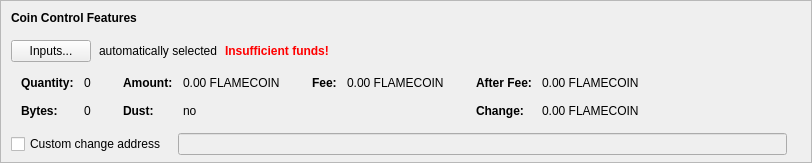
    <widget class="QFrame" name="frameCoinControl">
     <property name="sizePolicy">
      <sizepolicy hsizetype="Expanding" vsizetype="Expanding">
       <horstretch>0</horstretch>
       <verstretch>0</verstretch>
      </sizepolicy>
     </property>
     <property name="maximumSize">
      <size>
       <width>16777215</width>
       <height>16777215</height>
      </size>
     </property>
     <property name="frameShape">
      <enum>QFrame::StyledPanel</enum>
     </property>
     <property name="frameShadow">
      <enum>QFrame::Sunken</enum>
     </property>
     <layout class="QVBoxLayout" name="verticalLayoutCoinControl2">
      <property name="spacing">
       <number>0</number>
      </property>
      <property name="leftMargin">
       <number>0</number>
      </property>
      <property name="topMargin">
       <number>0</number>
      </property>
      <property name="rightMargin">
       <number>0</number>
      </property>
      <property name="bottomMargin">
       <number>6</number>
      </property>
      <item>
       <layout class="QVBoxLayout" name="verticalLayoutCoinControl" stretch="0,0,0,0,1">
        <property name="spacing">
         <number>0</number>
        </property>
        <property name="leftMargin">
         <number>10</number>
        </property>
        <property name="topMargin">
         <number>10</number>
        </property>
        <item>
         <layout class="QHBoxLayout" name="horizontalLayoutCoinControl1">
          <property name="bottomMargin">
           <number>15</number>
          </property>
          <item>
           <widget class="QLabel" name="labelCoinControlFeatures">
            <property name="sizePolicy">
             <sizepolicy hsizetype="Preferred" vsizetype="Maximum">
              <horstretch>0</horstretch>
              <verstretch>0</verstretch>
             </sizepolicy>
            </property>
            <property name="font">
             <font>
              <weight>75</weight>
              <bold>true</bold>
             </font>
            </property>
            <property name="styleSheet">
             <string notr="true">font-weight:bold;</string>
            </property>
            <property name="text">
             <string>Coin Control Features</string>
            </property>
           </widget>
          </item>
         </layout>
        </item>
        <item>
         <layout class="QHBoxLayout" name="horizontalLayoutCoinControl2" stretch="0,0,0,0">
          <property name="spacing">
           <number>8</number>
          </property>
          <property name="bottomMargin">
           <number>10</number>
          </property>
          <item>
           <widget class="QPushButton" name="pushButtonCoinControl">
            <property name="styleSheet">
             <string notr="true"/>
            </property>
            <property name="text">
             <string>Inputs...</string>
            </property>
            <property name="autoDefault">
             <bool>false</bool>
            </property>
           </widget>
          </item>
          <item>
           <widget class="QLabel" name="labelCoinControlAutomaticallySelected">
            <property name="text">
             <string>automatically selected</string>
            </property>
            <property name="margin">
             <number>5</number>
            </property>
           </widget>
          </item>
          <item>
           <widget class="QLabel" name="labelCoinControlInsuffFunds">
            <property name="font">
             <font>
              <weight>75</weight>
              <bold>true</bold>
             </font>
            </property>
            <property name="styleSheet">
             <string notr="true">color:red;font-weight:bold;</string>
            </property>
            <property name="text">
             <string>Insufficient funds!</string>
            </property>
            <property name="margin">
             <number>5</number>
            </property>
           </widget>
          </item>
          <item>
           <spacer name="horizontalSpacerCoinControl">
            <property name="orientation">
             <enum>Qt::Horizontal</enum>
            </property>
            <property name="sizeHint" stdset="0">
             <size>
              <width>40</width>
              <height>1</height>
             </size>
            </property>
           </spacer>
          </item>
         </layout>
        </item>
        <item>
         <widget class="QWidget" name="widgetCoinControl" native="true">
          <property name="sizePolicy">
           <sizepolicy hsizetype="Preferred" vsizetype="Preferred">
            <horstretch>0</horstretch>
            <verstretch>0</verstretch>
           </sizepolicy>
          </property>
          <property name="minimumSize">
           <size>
            <width>0</width>
            <height>0</height>
           </size>
          </property>
          <property name="styleSheet">
           <string notr="true"/>
          </property>
          <layout class="QHBoxLayout" name="horizontalLayoutCoinControl5">
           <property name="leftMargin">
            <number>0</number>
           </property>
           <property name="topMargin">
            <number>0</number>
           </property>
           <property name="rightMargin">
            <number>0</number>
           </property>
           <property name="bottomMargin">
            <number>0</number>
           </property>
           <item>
            <layout class="QHBoxLayout" name="horizontalLayoutCoinControl3" stretch="0,0,0,1">
             <property name="spacing">
              <number>20</number>
             </property>
             <property name="topMargin">
              <number>0</number>
             </property>
             <property name="bottomMargin">
              <number>10</number>
             </property>
             <item>
              <layout class="QFormLayout" name="formLayoutCoinControl1">
               <property name="horizontalSpacing">
                <number>10</number>
               </property>
               <property name="verticalSpacing">
                <number>14</number>
               </property>
               <property name="leftMargin">
                <number>10</number>
               </property>
               <property name="topMargin">
                <number>4</number>
               </property>
               <property name="rightMargin">
                <number>6</number>
               </property>
               <item row="0" column="0">
                <widget class="QLabel" name="labelCoinControlQuantityText">
                 <property name="font">
                  <font>
                   <weight>75</weight>
                   <bold>true</bold>
                  </font>
                 </property>
                 <property name="text">
                  <string>Quantity:</string>
                 </property>
                 <property name="margin">
                  <number>0</number>
                 </property>
                </widget>
               </item>
               <item row="0" column="1">
                <widget class="QLabel" name="labelCoinControlQuantity">
                 <property name="cursor">
                  <cursorShape>IBeamCursor</cursorShape>
                 </property>
                 <property name="contextMenuPolicy">
                  <enum>Qt::ActionsContextMenu</enum>
                 </property>
                 <property name="text">
                  <string notr="true">0</string>
                 </property>
                 <property name="margin">
                  <number>0</number>
                 </property>
                 <property name="textInteractionFlags">
                  <set>Qt::LinksAccessibleByMouse|Qt::TextSelectableByKeyboard|Qt::TextSelectableByMouse</set>
                 </property>
                </widget>
               </item>
               <item row="1" column="0">
                <widget class="QLabel" name="labelCoinControlBytesText">
                 <property name="font">
                  <font>
                   <weight>75</weight>
                   <bold>true</bold>
                  </font>
                 </property>
                 <property name="text">
                  <string>Bytes:</string>
                 </property>
                </widget>
               </item>
               <item row="1" column="1">
                <widget class="QLabel" name="labelCoinControlBytes">
                 <property name="cursor">
                  <cursorShape>IBeamCursor</cursorShape>
                 </property>
                 <property name="contextMenuPolicy">
                  <enum>Qt::ActionsContextMenu</enum>
                 </property>
                 <property name="text">
                  <string notr="true">0</string>
                 </property>
                 <property name="textInteractionFlags">
                  <set>Qt::LinksAccessibleByMouse|Qt::TextSelectableByKeyboard|Qt::TextSelectableByMouse</set>
                 </property>
                </widget>
               </item>
              </layout>
             </item>
             <item>
              <layout class="QFormLayout" name="formLayoutCoinControl2">
               <property name="horizontalSpacing">
                <number>10</number>
               </property>
               <property name="verticalSpacing">
                <number>14</number>
               </property>
               <property name="leftMargin">
                <number>6</number>
               </property>
               <property name="topMargin">
                <number>4</number>
               </property>
               <property name="rightMargin">
                <number>6</number>
               </property>
               <item row="0" column="0">
                <widget class="QLabel" name="labelCoinControlAmountText">
                 <property name="font">
                  <font>
                   <weight>75</weight>
                   <bold>true</bold>
                  </font>
                 </property>
                 <property name="text">
                  <string>Amount:</string>
                 </property>
                 <property name="margin">
                  <number>0</number>
                 </property>
                </widget>
               </item>
               <item row="0" column="1">
                <widget class="QLabel" name="labelCoinControlAmount">
                 <property name="cursor">
                  <cursorShape>IBeamCursor</cursorShape>
                 </property>
                 <property name="contextMenuPolicy">
                  <enum>Qt::ActionsContextMenu</enum>
                 </property>
                 <property name="text">
                  <string notr="true">0.00 FLAMECOIN</string>
                 </property>
                 <property name="textInteractionFlags">
                  <set>Qt::LinksAccessibleByMouse|Qt::TextSelectableByKeyboard|Qt::TextSelectableByMouse</set>
                 </property>
                </widget>
               </item>
               <item row="1" column="0">
                <widget class="QLabel" name="labelCoinControlLowOutputText">
                 <property name="font">
                  <font>
                   <weight>75</weight>
                   <bold>true</bold>
                  </font>
                 </property>
                 <property name="text">
                  <string>Dust:</string>
                 </property>
                </widget>
               </item>
               <item row="1" column="1">
                <widget class="QLabel" name="labelCoinControlLowOutput">
                 <property name="cursor">
                  <cursorShape>IBeamCursor</cursorShape>
                 </property>
                 <property name="contextMenuPolicy">
                  <enum>Qt::ActionsContextMenu</enum>
                 </property>
                 <property name="text">
                  <string notr="true">no</string>
                 </property>
                 <property name="textInteractionFlags">
                  <set>Qt::LinksAccessibleByMouse|Qt::TextSelectableByKeyboard|Qt::TextSelectableByMouse</set>
                 </property>
                </widget>
               </item>
              </layout>
             </item>
             <item>
              <layout class="QFormLayout" name="formLayoutCoinControl3">
               <property name="horizontalSpacing">
                <number>10</number>
               </property>
               <property name="verticalSpacing">
                <number>14</number>
               </property>
               <property name="leftMargin">
                <number>6</number>
               </property>
               <property name="topMargin">
                <number>4</number>
               </property>
               <property name="rightMargin">
                <number>6</number>
               </property>
               <item row="0" column="0">
                <widget class="QLabel" name="labelCoinControlFeeText">
                 <property name="font">
                  <font>
                   <weight>75</weight>
                   <bold>true</bold>
                  </font>
                 </property>
                 <property name="text">
                  <string>Fee:</string>
                 </property>
                 <property name="margin">
                  <number>0</number>
                 </property>
                </widget>
               </item>
               <item row="0" column="1">
                <widget class="QLabel" name="labelCoinControlFee">
                 <property name="cursor">
                  <cursorShape>IBeamCursor</cursorShape>
                 </property>
                 <property name="contextMenuPolicy">
                  <enum>Qt::ActionsContextMenu</enum>
                 </property>
                 <property name="text">
                  <string notr="true">0.00 FLAMECOIN</string>
                 </property>
                 <property name="textInteractionFlags">
                  <set>Qt::LinksAccessibleByMouse|Qt::TextSelectableByKeyboard|Qt::TextSelectableByMouse</set>
                 </property>
                </widget>
               </item>
              </layout>
             </item>
             <item>
              <layout class="QFormLayout" name="formLayoutCoinControl4">
               <property name="horizontalSpacing">
                <number>10</number>
               </property>
               <property name="verticalSpacing">
                <number>14</number>
               </property>
               <property name="leftMargin">
                <number>6</number>
               </property>
               <property name="topMargin">
                <number>4</number>
               </property>
               <property name="rightMargin">
                <number>6</number>
               </property>
               <item row="0" column="0">
                <widget class="QLabel" name="labelCoinControlAfterFeeText">
                 <property name="font">
                  <font>
                   <weight>75</weight>
                   <bold>true</bold>
                  </font>
                 </property>
                 <property name="text">
                  <string>After Fee:</string>
                 </property>
                 <property name="margin">
                  <number>0</number>
                 </property>
                </widget>
               </item>
               <item row="0" column="1">
                <widget class="QLabel" name="labelCoinControlAfterFee">
                 <property name="cursor">
                  <cursorShape>IBeamCursor</cursorShape>
                 </property>
                 <property name="contextMenuPolicy">
                  <enum>Qt::ActionsContextMenu</enum>
                 </property>
                 <property name="text">
                  <string notr="true">0.00 FLAMECOIN</string>
                 </property>
                 <property name="textInteractionFlags">
                  <set>Qt::LinksAccessibleByMouse|Qt::TextSelectableByKeyboard|Qt::TextSelectableByMouse</set>
                 </property>
                </widget>
               </item>
               <item row="1" column="0">
                <widget class="QLabel" name="labelCoinControlChangeText">
                 <property name="font">
                  <font>
                   <weight>75</weight>
                   <bold>true</bold>
                  </font>
                 </property>
                 <property name="text">
                  <string>Change:</string>
                 </property>
                </widget>
               </item>
               <item row="1" column="1">
                <widget class="QLabel" name="labelCoinControlChange">
                 <property name="cursor">
                  <cursorShape>IBeamCursor</cursorShape>
                 </property>
                 <property name="contextMenuPolicy">
                  <enum>Qt::ActionsContextMenu</enum>
                 </property>
                 <property name="text">
                  <string notr="true">0.00 FLAMECOIN</string>
                 </property>
                 <property name="textInteractionFlags">
                  <set>Qt::LinksAccessibleByMouse|Qt::TextSelectableByKeyboard|Qt::TextSelectableByMouse</set>
                 </property>
                </widget>
               </item>
              </layout>
             </item>
            </layout>
           </item>
          </layout>
         </widget>
        </item>
        <item>
         <layout class="QHBoxLayout" name="horizontalLayoutCoinControl4" stretch="0,0,0">
          <property name="spacing">
           <number>12</number>
          </property>
          <property name="sizeConstraint">
           <enum>QLayout::SetDefaultConstraint</enum>
          </property>
          <property name="topMargin">
           <number>5</number>
          </property>
          <property name="rightMargin">
           <number>5</number>
          </property>
          <item>
           <widget class="QCheckBox" name="checkBoxCoinControlChange">
            <property name="toolTip">
             <string>If this is activated, but the change address is empty or invalid, change will be sent to a newly generated address.</string>
            </property>
            <property name="text">
             <string>Custom change address</string>
            </property>
           </widget>
          </item>
          <item>
           <widget class="QValidatedLineEdit" name="lineEditCoinControlChange">
            <property name="enabled">
             <bool>false</bool>
            </property>
            <property name="sizePolicy">
             <sizepolicy hsizetype="Expanding" vsizetype="Fixed">
              <horstretch>0</horstretch>
              <verstretch>0</verstretch>
             </sizepolicy>
            </property>
           </widget>
          </item>
          <item>
           <widget class="QLabel" name="labelCoinControlChangeLabel">
            <property name="sizePolicy">
             <sizepolicy hsizetype="Preferred" vsizetype="Expanding">
              <horstretch>0</horstretch>
              <verstretch>0</verstretch>
             </sizepolicy>
            </property>
            <property name="minimumSize">
             <size>
              <width>0</width>
              <height>0</height>
             </size>
            </property>
            <property name="text">
             <string/>
            </property>
            <property name="margin">
             <number>3</number>
            </property>
           </widget>
          </item>
         </layout>
        </item>
        <item>
         <spacer name="verticalSpacerCoinControl">
          <property name="orientation">
           <enum>Qt::Vertical</enum>
          </property>
          <property name="sizeHint" stdset="0">
           <size>
            <width>800</width>
            <height>1</height>
           </size>
          </property>
         </spacer>
        </item>
       </layout>
      </item>
     </layout>
    </widget>
